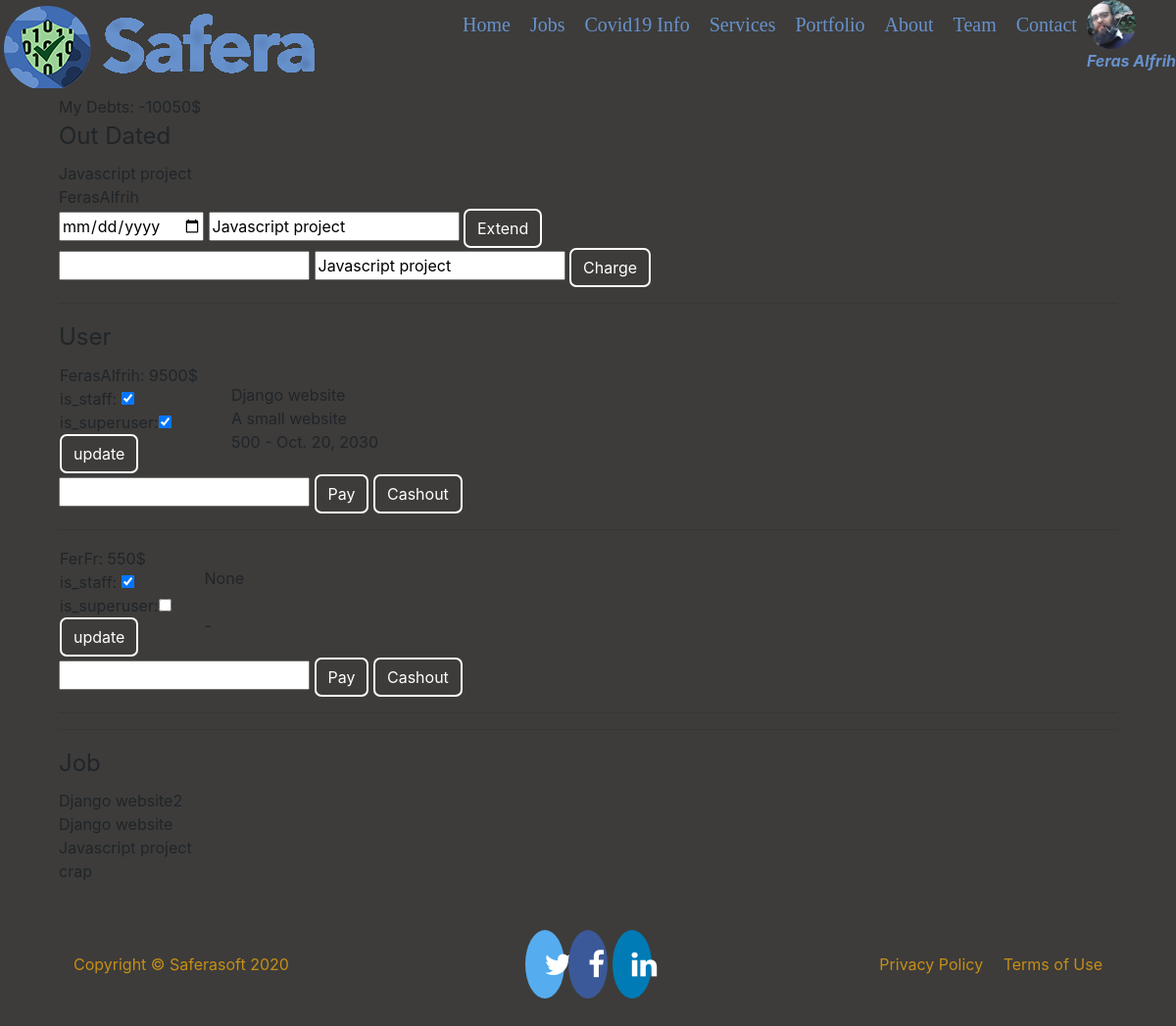
/user/administrator/ (signed in), run on the app's committed database.
### users/models.py (models this page shows, shortened)
class Profile(models.Model):
    user = models.OneToOneField(User, on_delete=models.CASCADE)
    image = models.ImageField(default='default.png', upload_to='profile_pics')
    jobAs = models.OneToOneField(Job, on_delete=models.SET_NULL, null=True, blank=True)
    balance = models.IntegerField(default=0, blank=True, null=True)
    sex = models.CharField(max_length=6, blank=True, null=True)
    last_logout = models.DateField(default='1970-01-01', blank=True, null=True)

class Job(models.Model):
    user = models.ForeignKey(User, on_delete=models.CASCADE)
    job = models.CharField(max_length=999)
    details = models.TextField(max_length=999)
    startDate = models.DateField()
    deadline = models.DateField()
    salary = models.IntegerField()
    withdrawal = models.IntegerField()
    asTo = models.OneToOneField(User, related_name='worker' , on_delete=models.SET_NULL, null=True, blank=True)
    is_available = models.BooleanField(default=True)
    is_complete = models.BooleanField(default=False)
    doneby = models.CharField(max_length=999, blank=True, null=True)
    def __str__(self):
        return self.job

### users/views.py (the view, shortened to what this page needs)
# urls.py: path('administrator/', UsersV.administrator, name='administrator'),
    @login_required
    def administrator(request):
        profiles = Profile.objects.all()
        debt = 0
        for profile in profiles:
            blns=profile.balance
            debt+=blns
        today = timezone.now()
        context={
            'jobs' : Job.objects.all(),
            'users' : User.objects.all(),
            'profiles' : Profile.objects.all(),
            'today':today,
            'debt': debt,
        }
        return render(request,'users/administrator.html', context)

### templates/users/administrator.html (shortened to what this page needs)
	{% extends "base.html" %}
	{% load crispy_forms_tags %}
	{% load static %}
	{% load tz %}
	{% block content %}
	{% if user.is_superuser %}
		<div class="admin">
			<div>
				My Debts: -{{debt}}$
			</div>
			<div>
				<legend>Out Dated</legend>
					{% for job in jobs %}
						{% if job.deadline <= today.date %}
							{{job.job}}<br>
							{{job.user.username}}
							<form method="POST" name="extend">
								<input type="date" name="date">
								<input type="text" readonly name="job" value="{{job.job}}" >
								<button class="btn btn-warning" type="submit"	name="extend" onclick="">Extend</button>
							</form>
							<form method="POST" name="charge">
								<input type="number" name="withdrawal">
								<input type="text" readonly name="job" value="{{job.job}}" >
								<button class="btn btn-danger" type="submit" name="charge" onclick="">Charge</button>
							</form>
						{% endif %}
					{% endfor %}
			</div><hr>
			<div>
				<legend>User</legend>
				{% for user in users %}
					<table>
						<tr>
							<td>
								{{ user.username }}: {{user.profile.balance}}$<br>
								<form method="POST">
									is_staff:{%if  user.is_staff  %} <input type="checkbox" name="staff" checked>{% else %}<input type="checkbox" name="staff">{% endif %} <br>
									is_superuser:{%if  user.is_superuser  %}<input type="checkbox" name="superuser" checked>{% else %}<input type="checkbox" name="superuser">{% endif %}	<br>
									<button class="btn btn-btn" name="updateuser" >update</button>
								</form>
							</td>
							<td><div class="col-6"></div></td>
							<td>
								{{user.profile.jobAs}}<br>
								{{user.profile.jobAs.details}}<br>
								{{user.profile.jobAs.salary}} -
								{{user.profile.jobAs.deadline}}
							</td>
						</tr>
					</table>
					<form method="POST">
						<input type="number" name="payment">
						<button class="btn btn-warning" name="pay">Pay</button>
						<button class="btn btn-danger" name="cash">Cashout</button>
					</form>
				<hr>{% endfor %}
			</div><hr>
			<div>
				<legend>Job</legend>
				{% for job in jobs %}
					{{ job.job }}<br>
					{% endfor %}
			</div>
		</div>
	{% else %}
	    <center>
	      <img src="{% static 'img/adminOnly.png' %}">
	    </center>
	{% endif %}
{% endblock content %}

### templates/base.html (shortened to what this page needs)
{% load static %}
<!doctype html>
<html lang="en">
  <head>
    <link rel="stylesheet" href="https://maxcdn.bootstrapcdn.com/bootstrap/4.0.0/css/bootstrap.min.css">
    <link rel="stylesheet" href="https://cdnjs.cloudflare.com/ajax/libs/font-awesome/4.7.0/css/font-awesome.min.css">
    <link rel="stylesheet" type="text/css" href="{% static 'css/socialMedia.css' %}">
    {% if user.profile.sex == 'Female' %}
    <link rel="stylesheet" type="text/css" href="{% static 'css/female.css' %}">
    {% else %}
    <link rel="stylesheet" type="text/css" href="{% static 'css/male.css' %}">
    {% endif %}
  </head>
  <body class="container">
    <div class="container">
      <header>
        <nav class="navigate fixed-top">
          <div class="navigate" id="navbarNav">
            {% if user.is_authenticated %}
              <div class="navigate-user dropdown">
                <span role="button" data-toggle="dropdown" id="prflimg" aria-haspopup="true" aria-expanded="false" style="width:75px">
                 <div class="navigate-user">
                    <img class="rounded-circle dropdown-toggle"  width="50px"  height="50px" src="{{ user.profile.image.url }}"><br>
                    <a><b><i>{{ user.first_name }} {{ user.last_name }}</i></b></a>
                 </div>
                </span>
              </div>
            {% else %}
              <div class='navigate-user'>
                  <a href="{% url 'login' %}" class="btn ">Login</a>
                  <a href="{% url 'register' %}" class="btn">Register</a>
              </div>
            {% endif %}
            <ul class="navigate"  id="navbar">
              <li class="navigate" >
                <a class="navigate nav-btn js-scroll-trigger"href="{% url 'base' %}" id="Home">Home</a>
              </li>
              {% if user.is_staff %}
              <li class="navigate">
                <a class="navigate nav-btn js-scroll-trigger"href="{% url 'jobs' %}" id="Jobs">Jobs</a>
              </li>
              {% endif %}
              <li class="navigate">
                <a class="navigate nav-btn js-scroll-trigger"href="{% url 'covid19' %}" id="Covid19">Covid19 Info</a>
              </li>
              <li class="navigate">
                <a class="navigate nav-btn js-scroll-trigger"href="{% url 'services' %}" id="Services">Services</a>
              </li>
              <li class="navigate">
                <a class="navigate nav-btn js-scroll-trigger"href="{% url 'portfolio' %}" id="Portfolio">Portfolio</a>
              </li>
              <li class="navigate">
                <a class="navigate nav-btn js-scroll-trigger"href="{% url 'about' %}" id="About">About</a>
              </li>
              <li class="navigate">
                <a class="navigate nav-btn js-scroll-trigger"href="{% url 'team' %}" id="Team">Team</a>
              </li>
              <li class="navigate">
                <a class="navigate nav-btn js-scroll-trigger"href="{% url 'contact' %}" id="Contact">Contact</a>
              </li>
            </ul>
          </div>
          <div id="logo" class="mr-auto">
            <img src="{% static 'img/logo.png' %}"  >
          </div>
        </nav>
      </header>
      <main class="mt-5">
        <div class="col-6 mt-3">
        </div>
        <div id="carouselExampleIndicators" class="carousel slide mt-5" data-ride="carousel">
        {% block content %}{% endblock content %}
      </main>
      <footer class="mt-5 mb-5">
        <div class="container">
            <div class="row align-items-center">
                <div class="col-lg-4 text-lg-left f-caramel">Copyright © Saferasoft 2020</div>
                <div class="col-lg-4 my-3 my-lg-0">
                  <center>
                    <a href="{% url 'about' %}" class="fa fa-twitter"></i></a>
                    <a href="{% url 'about' %}" class="fa fa-facebook"></i></a>
                    <a href="{% url 'about' %}" class="fa fa-linkedin"></i></a>
                  </center>
                </div>
                <div class="col-lg-4 text-lg-right">
                  <a class="mr-3 f-caramel" href="{% url 'about' %}">Privacy Policy</a>
                  <a class=" f-caramel" href="{% url 'about' %}">Terms of Use</a>
                </div>
            </div>
        </div>
      </footer>
    </div>
  </body>
</html>

### static/css/socialMedia.css (style rules this page uses)
.fa { padding: 20px; font-size: 30px; width: 30px; text-align: center; text-decoration: none; border-radius: 50%; }
.fa-facebook { background: #3B5998; color: white; }
.fa-twitter { background: #55ACEE; color: white; }
.fa-linkedin { background: #007bb5; color: white; }

### static/css/male css/00-Colors/colors.css (style rules this page uses)
.f-caramel { color: #C68E17; }

### static/css/male css/03-Others/1others.css (style rules this page uses)
body { background-color: #3D3C3A; width: 100%; }

### static/css/male css/01-Layout/navs.css (style rules this page uses)
.navigate ul { float: right; }
.navigate li { display: inline; float: left; margin: 10px; color: #fff; }
.navigate li a { font-family: 'Crimson Pro', serif; font-size: 20px; border-radius: 5px; color: #6791cc; }
.nav-btn { border-radius: 7px; color: #6791cc; }
.navigate-user { float: right; color: #6791cc; }

### static/css/male css/01-Layout/btn.css (style rules this page uses)
.btn { border-radius: 7px; background: #3D3C3A; color: #fff; border: all; border-color:#fff; border-width: 2px; }

### static/css/male css/01-Layout/img.css (style rules this page uses)
#logo { float: left; }

### static/css/male css/03-Others/admin.css (style rules this page uses)
.admin { size: 100%; padding: 0; margin: 0; }

### data on the page
Job: job "Javascript project", user.username "FerasAlfrih"
Job: job "Django website2"
Job: job "Django website"
Job: job "crap"

### other printed values
{{ user.first_name }} "Feras"
{{ user.last_name }} "Alfrih"
{{ debt }} "10050"
{{ user.username }} "FerasAlfrih"
{{ user.profile.balance }} "9500"
{{ user.profile.jobAs }} "Django website"
{{ user.profile.jobAs.details }} "A small website"
{{ user.profile.jobAs.salary }} "500"
{{ user.profile.jobAs.deadline }} "Oct. 20, 2030"
{{ user.username }} "FerFr"
{{ user.profile.balance }} "550"
{{ user.profile.jobAs }} "None"
